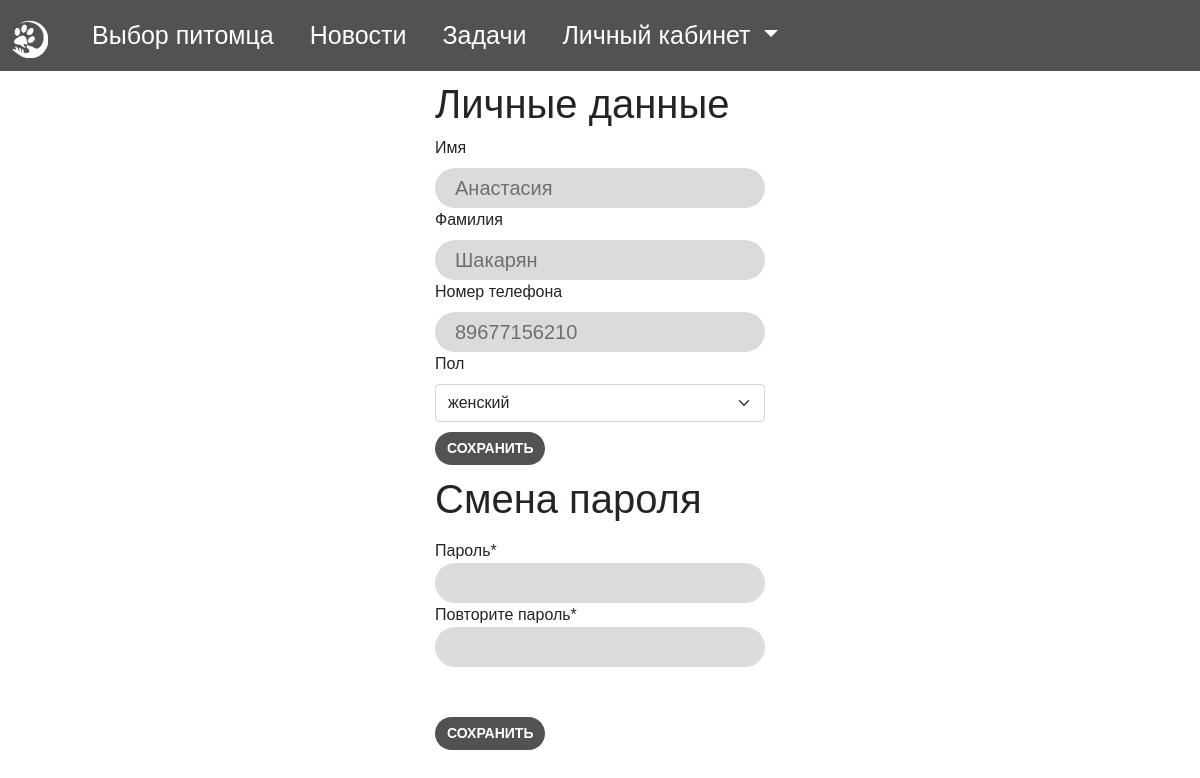
Screenshot of /client/editprofile (signed in) with the database file from the repository.
### Shelter/models.py (models this page shows, shortened)
class Profile(models.Model):
    user = models.OneToOneField(User, on_delete=models.CASCADE)
    first_name = models.CharField(max_length=100, blank=True)
    last_name = models.CharField(max_length=100, blank=True)
    phone_regex = RegexValidator(regex=r'^\+?1?\d{9,15}$',
                                 message="Phone number must be entered in the format: '+999999999'. Up to 15 digits allowed.")
    phoneNum = models.CharField(validators=[phone_regex], max_length=12, blank=True)
    class Type(models.TextChoices):
        MODERATOR = 'Moderator'
        CLIENT = 'Client'
        OWNER = 'Owner'
    type = models.CharField(
        max_length=9,
        choices=Type.choices,
        default='Client'
    )
    SEX_CHOICES = (
        ('male', "мужской"),
        ('female', "женский"),
    )
    sex = models.CharField(max_length=10, verbose_name="пол", choices=SEX_CHOICES, default='женский')

### Shelter/views.py (the view)
# urls.py: path('client/editprofile', views.editprofileclient, name='editprofileclient'),
def editprofileclient(request):
    try:
        form = PasswordChangeForm()
        sexes = Profile.SEX_CHOICES
        profile = Profile.objects.get(user=request.user)
        if request.method == "POST":
            profile.first_name = request.POST.get("first_name")
            profile.last_name = request.POST.get("last_name")
            profile.phoneNum = request.POST.get("phoneNum")
            profile.sex = request.POST.get("sex")
            profile.save()
            return HttpResponseRedirect("/client/editprofile")
        else:
            return render(request, "client_profile.html",
                          {"profile": profile, "sexes": sexes, 'form': form})
    except Profile.DoesNotExist:
        return HttpResponseNotFound("<h2>Profile not found</h2>")

### Shelter/forms.py
class PasswordChangeForm(ModelForm):
    password1 = forms.CharField(max_length=15, widget=forms.PasswordInput(), label="Пароль")
    password2 = forms.CharField(max_length=15, widget=forms.PasswordInput(), label="Повторите пароль")
    class Meta:
        model = User
        fields = ('password1', 'password2')

### templates/client_profile.html (shortened to what this page needs)
{% extends 'base.html' %}
{% load crispy_forms_filters %}
{% block content %}
    {% include "includes/navbar.html" %}
    <div class="main">
        <form enctype="multipart/form-data" method="post">
            <h1>Личные данные</h1>
            <label for="validationTextarea" class="form-label">Имя</label>
            <br>
            <label>
                <input type="text" name="first_name" class='form-control' value="{{ profile.first_name }}"/>
            </label>
            <br>
            <label for="validationTextarea" class="form-label">Фамилия</label>
            <br>
            <label>
                <input type="text" name="last_name" class='form-control' value="{{ profile.last_name }}"/>
            </label>
            <br>
            <label for="validationTextarea" class="form-label">Номер телефона</label>
            <br>
            <label>
                <input type="text" name="phoneNum" class='form-control' value="{{ profile.phoneNum }}"/>
            </label>
            <br>
            <label for="validationTextarea" class="form-label">Пол</label>
            <label for="floatingSelect"></label><select class="form-select" id="floatingSelect" name="sex" required>
            {% for sex,f_sex in sexes %}
                {% if profile.sex == sex %}
                    <option selected value="{{ sex }}">{{ f_sex }}</option>
                {% else %}
                    <option value="{{ sex }}">{{ f_sex }}</option>
                {% endif %}
            {% endfor %}
        </select>
            <input type="submit" class='btn' value="Сохранить">
        </form>
        <form enctype="multipart/form-data" method="post" action="/client/changepassword/">
            <h1>Смена пароля</h1>
            <div>
                <p> {{ form|crispy }}</p>
            </div>
            <br>
            <input type="submit" class='btn' value="Сохранить">
        </form>
    </div>
{% endblock %}

### static/css/style.css (style rules this page uses)
body { height: 130vh; margin: auto; width: 100%; overflow-x: hidden; font-family: 'Laptev_Brush', sans-serif; background: #ffffff; display: flex; flex-direction: column; align-items: center; position: relative; }
.form-control { height: 40px; background: #cdcdcd; border: none; border-radius: 20px; box-shadow: none; padding: 0 20px; font-size: 20px; width: 330px; color: #343333; transition: all 0.3s ease 0s; opacity: 0.7; }
.btn { background: #0a0909; border: none; font-size: 14px; font-weight: bold; color: #ffffff; border-radius: 30px; text-transform: uppercase; margin: 10px 0 10px 0; font-family: 'Laptev_Brush', sans-serif; opacity: 0.7; }
.main { margin-top: 80px; }

### rows the page displays
Profile: first_name "Анастасия", last_name "Шакарян", phoneNum "89677156210", sex "женский"
